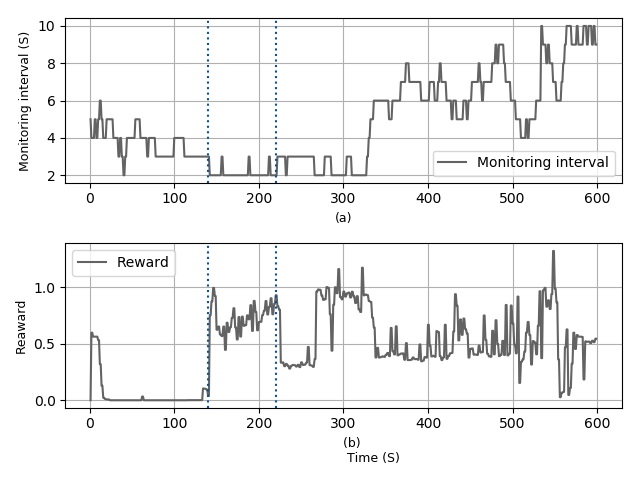

The Python source for this figure:
import sys
sys.path.insert(0, '/home/efcastillo/ryu/ryu/app/intelligentProbing/tools/')
from bytes_to import *
import matplotlib.pyplot as plt
from os import scandir, getcwd
import os.path as path
import numpy as np
from numpy import *
import csv

#current position getcwd()
x = []
load_rx = []
cpu = []
frequency = []
reward = []

currentPath = getcwd()
print(currentPath)
csv_file = currentPath + '/states_reward_xx.csv'
csv_plot = currentPath + '/reward.png'


if not path.exists(csv_file):
        print("The file does not exist")
        sys.exit()

with open(csv_file,'r') as csvfile:
    plots = csv.DictReader(csvfile)
    for row in plots:
        x.append(int(row["row"]))
        load_rx.append(Bytes_to(int(row["load_rx"])))
        cpu.append(float(row["cpu"]))
        frequency.append(float(row["frequency"]))
        reward.append(float(row["reward"]))

############################ Subplot Controller-Switch #######################
#plt.style.use('ggplot')
plt.subplot(2, 1, 1)
plt.plot(x,frequency, '#636363', label='Monitoring interval')
plt.ylabel('Monitoring interval (S)',fontsize=9)
plt.xlabel('(a)',fontsize=9)
plt.legend()
plt.grid()
#Vertical Lines
xcoords = [140, 220]
colors = ['#08519c','#08519c']
for xc,c in zip(xcoords,colors):
    plt.axvline(x=xc, label='line at x = {}'.format(xc), c=c, linestyle=':')
#plt.show()
############################ Subplot Switch-Controller #######################
"""
plt.subplot(3, 1, 2)
plt.plot(x,cpu, '#252525', label='cpu')
#plt.xlabel('Time (S)',fontsize=9)
plt.ylabel('CPU (%)', fontsize=9)
plt.legend(bbox_to_anchor=(0.1, 0.8))
#plt.tight_layout()
#plt.savefig(csv_plot, dpi=300)
plt.grid()
"""
############################ Subplot CPU #####################################

plt.subplot(2, 1, 2)
plt.plot(x,reward, '#636363', label='Reward')
#plt.plot(x,z, 'b', label='Loaded from file!')

plt.xlabel('Time (S)',fontsize=9)
plt.ylabel('Reaward',fontsize=9)
plt.xlabel('(b) \n Time (S)',fontsize=9, horizontalalignment='left')
#plt.title('Interesting Graph\nCheck it out')

plt.legend()
plt.grid()
plt.subplots_adjust(hspace=0.3)
plt.tight_layout()

#Vertical Lines
xcoords = [140, 220]
colors = ['#08519c','#08519c']
for xc,c in zip(xcoords,colors):
    plt.axvline(x=xc, label='line at x = {}'.format(xc), c=c, linestyle=':')
plt.savefig(csv_plot)
plt.show()
